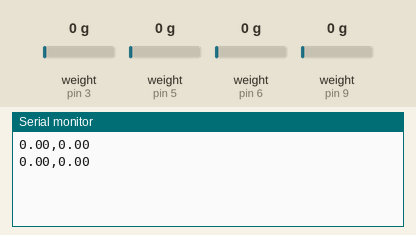
This sketch was run on a simulated Arduino Uno, built with avr-gcc and run on an emulated ATmega328P. Parts: the last lines printed to the serial monitor. The inputs (shaded band) are chosen by the test bench; at power-on: weight on the scale (sensors on pin 3, pin 5, pin 6, pin 9) 0 g.

Above: at 9.2 s.
9.3 s: weight on the scale (sensor on pin 3) set to 100 g
At 9.46 s:
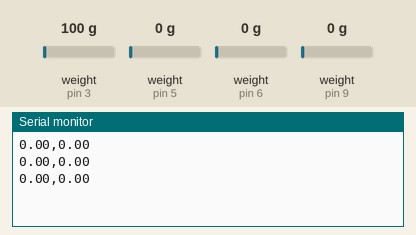
10.8 s: weight on the scale (sensor on pin 5) set to 1250 g
At 11.06 s:
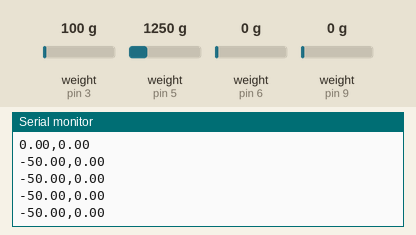
12.3 s: weight on the scale (sensor on pin 6) set to 100 g
At 12.67 s:
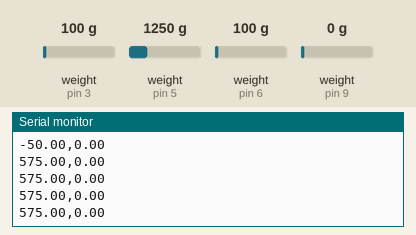
13.8 s: weight on the scale (sensor on pin 9) set to 1250 g
At 13.87 s:
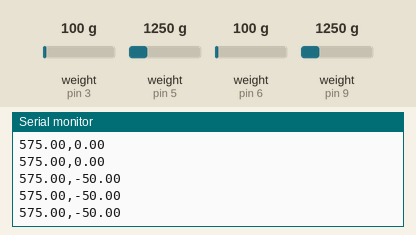
15.3 s: weight on the scale (sensor on pin 3) set to 1250 g
At 15.48 s:
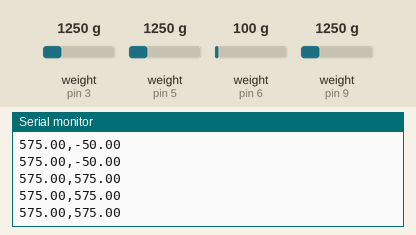
16.8 s: weight on the scale (sensor on pin 5) set to 100 g
At 17.08 s:
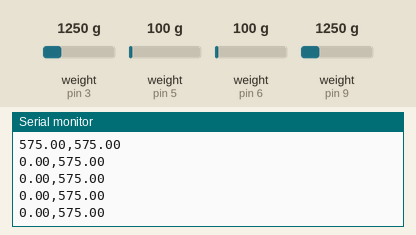
Timing chart, 0 to 19.3 s (numbered marks = the images above; inputs shaded):
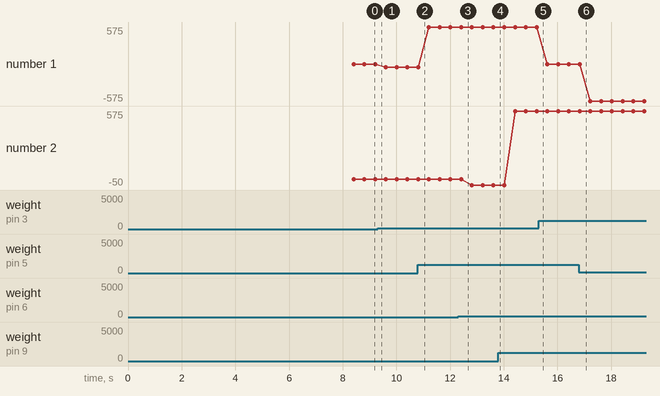

Measured:
- plotted number 1: 0 → -50 after the input at 9.3 s, -50 → 575 after the input at 10.8 s, 0 → -575 after the input at 16.8 s

The sketch:

Fire_vekter_arduino.ino
```cpp
#include "HX711.h"

#define DT_1  3
#define SCK_1 2

#define DT_2  5
#define SCK_2 4

#define DT_3  6
#define SCK_3 7

#define DT_4  9
#define SCK_4 8

HX711 scale1;
HX711 scale2;
HX711 scale3;
HX711 scale4;

float calibration_factors[] = {-205.0, -205.0, -205.0, -205.0};
long zero_factors[4];

void setup() {
  Serial.begin(2000000); // Increase baud rate for faster communication
  // No need to set Serial timeout for continuous reading

  scale1.begin(DT_1, SCK_1);
  scale2.begin(DT_2, SCK_2);
  scale3.begin(DT_3, SCK_3);
  scale4.begin(DT_4, SCK_4);

  scale1.set_scale(calibration_factors[0]);
  scale2.set_scale(calibration_factors[1]);
  scale3.set_scale(calibration_factors[2]);
  scale4.set_scale(calibration_factors[3]);

  scale1.tare();
  scale2.tare();
  scale3.tare();
  scale4.tare();

  zero_factors[0] = scale1.read_average();
  zero_factors[1] = scale2.read_average();
  zero_factors[2] = scale3.read_average();
  zero_factors[3] = scale4.read_average();
}

void loop() {

  // Create a string to hold the concatenated output
  String output = String((-scale1.get_units() + scale2.get_units())/2) + "," + String((-scale3.get_units()+scale4.get_units())/2);
  // Print the output
  Serial.println(output);

}
```
